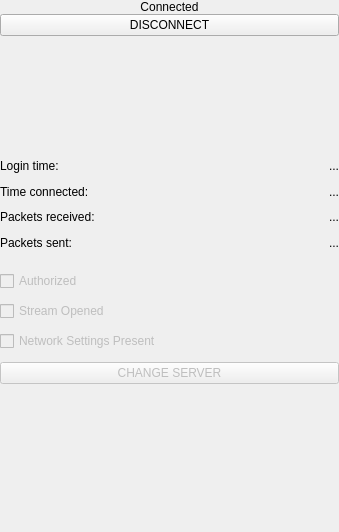
<?xml version="1.0" encoding="UTF-8"?>
<ui version="4.0">
 <class>MainScreen</class>
 <widget class="QWidget" name="MainScreen">
  <property name="geometry">
   <rect>
    <x>0</x>
    <y>0</y>
    <width>339</width>
    <height>532</height>
   </rect>
  </property>
  <property name="minimumSize">
   <size>
    <width>0</width>
    <height>0</height>
   </size>
  </property>
  <property name="windowTitle">
   <string>Form</string>
  </property>
  <layout class="QVBoxLayout" name="verticalLayout">
   <property name="spacing">
    <number>0</number>
   </property>
   <property name="leftMargin">
    <number>0</number>
   </property>
   <property name="topMargin">
    <number>0</number>
   </property>
   <property name="rightMargin">
    <number>0</number>
   </property>
   <property name="bottomMargin">
    <number>0</number>
   </property>
   <item>
    <widget class="QFrame" name="frmConnect">
     <property name="sizePolicy">
      <sizepolicy hsizetype="Preferred" vsizetype="Preferred">
       <horstretch>0</horstretch>
       <verstretch>0</verstretch>
      </sizepolicy>
     </property>
     <property name="minimumSize">
      <size>
       <width>0</width>
       <height>124</height>
      </size>
     </property>
     <property name="maximumSize">
      <size>
       <width>16777215</width>
       <height>16777215</height>
      </size>
     </property>
     <layout class="QVBoxLayout" name="verticalLayout_2">
      <property name="spacing">
       <number>0</number>
      </property>
      <property name="leftMargin">
       <number>0</number>
      </property>
      <property name="topMargin">
       <number>0</number>
      </property>
      <property name="rightMargin">
       <number>0</number>
      </property>
      <property name="bottomMargin">
       <number>0</number>
      </property>
      <item alignment="Qt::AlignHCenter">
       <widget class="QLabel" name="lblActualServer">
        <property name="text">
         <string>Connected</string>
        </property>
        <property name="alignment">
         <set>Qt::AlignCenter</set>
        </property>
       </widget>
      </item>
      <item>
       <widget class="QPushButton" name="btnConnection">
        <property name="text">
         <string>DISCONNECT</string>
        </property>
       </widget>
      </item>
      <item>
       <spacer name="verticalSpacer_2">
        <property name="orientation">
         <enum>Qt::Vertical</enum>
        </property>
        <property name="sizeHint" stdset="0">
         <size>
          <width>20</width>
          <height>40</height>
         </size>
        </property>
       </spacer>
      </item>
     </layout>
    </widget>
   </item>
   <item>
    <widget class="QFrame" name="frmInfo">
     <property name="sizePolicy">
      <sizepolicy hsizetype="Preferred" vsizetype="Preferred">
       <horstretch>0</horstretch>
       <verstretch>0</verstretch>
      </sizepolicy>
     </property>
     <property name="minimumSize">
      <size>
       <width>330</width>
       <height>113</height>
      </size>
     </property>
     <property name="maximumSize">
      <size>
       <width>16777215</width>
       <height>16777215</height>
      </size>
     </property>
     <layout class="QVBoxLayout" name="verticalLayout_3">
      <property name="spacing">
       <number>0</number>
      </property>
      <property name="leftMargin">
       <number>0</number>
      </property>
      <property name="topMargin">
       <number>0</number>
      </property>
      <property name="rightMargin">
       <number>0</number>
      </property>
      <property name="bottomMargin">
       <number>0</number>
      </property>
      <item>
       <widget class="QWidget" name="wgtTopInfoFrame" native="true"/>
      </item>
      <item>
       <widget class="QWidget" name="wgtLiginTime" native="true">
        <layout class="QHBoxLayout" name="horizontalLayout">
         <property name="spacing">
          <number>0</number>
         </property>
         <property name="leftMargin">
          <number>0</number>
         </property>
         <property name="topMargin">
          <number>0</number>
         </property>
         <property name="rightMargin">
          <number>0</number>
         </property>
         <property name="bottomMargin">
          <number>0</number>
         </property>
         <item>
          <widget class="QLabel" name="lblTitleLoginTime">
           <property name="sizePolicy">
            <sizepolicy hsizetype="Fixed" vsizetype="Preferred">
             <horstretch>0</horstretch>
             <verstretch>0</verstretch>
            </sizepolicy>
           </property>
           <property name="text">
            <string>Login time:</string>
           </property>
           <property name="alignment">
            <set>Qt::AlignJustify|Qt::AlignVCenter</set>
           </property>
          </widget>
         </item>
         <item alignment="Qt::AlignRight">
          <widget class="QLabel" name="lblLoginTime">
           <property name="sizePolicy">
            <sizepolicy hsizetype="Fixed" vsizetype="Preferred">
             <horstretch>0</horstretch>
             <verstretch>0</verstretch>
            </sizepolicy>
           </property>
           <property name="text">
            <string>...</string>
           </property>
           <property name="alignment">
            <set>Qt::AlignRight|Qt::AlignTrailing|Qt::AlignVCenter</set>
           </property>
          </widget>
         </item>
        </layout>
       </widget>
      </item>
      <item>
       <widget class="QWidget" name="widget" native="true"/>
      </item>
      <item>
       <widget class="QWidget" name="wgtTimeConnect" native="true">
        <layout class="QHBoxLayout" name="horizontalLayout_2">
         <property name="leftMargin">
          <number>0</number>
         </property>
         <property name="topMargin">
          <number>0</number>
         </property>
         <property name="rightMargin">
          <number>0</number>
         </property>
         <property name="bottomMargin">
          <number>0</number>
         </property>
         <item alignment="Qt::AlignLeft">
          <widget class="QLabel" name="lblTitleTimeConnect">
           <property name="sizePolicy">
            <sizepolicy hsizetype="Fixed" vsizetype="Preferred">
             <horstretch>0</horstretch>
             <verstretch>0</verstretch>
            </sizepolicy>
           </property>
           <property name="text">
            <string>Time connected:</string>
           </property>
           <property name="alignment">
            <set>Qt::AlignJustify|Qt::AlignVCenter</set>
           </property>
          </widget>
         </item>
         <item alignment="Qt::AlignRight">
          <widget class="QLabel" name="lblTimeConnect">
           <property name="sizePolicy">
            <sizepolicy hsizetype="Fixed" vsizetype="Preferred">
             <horstretch>0</horstretch>
             <verstretch>0</verstretch>
            </sizepolicy>
           </property>
           <property name="text">
            <string>...</string>
           </property>
           <property name="alignment">
            <set>Qt::AlignRight|Qt::AlignTrailing|Qt::AlignVCenter</set>
           </property>
          </widget>
         </item>
        </layout>
       </widget>
      </item>
      <item>
       <widget class="QWidget" name="widget_2" native="true"/>
      </item>
      <item>
       <widget class="QWidget" name="wgtPacketsRec" native="true">
        <property name="sizePolicy">
         <sizepolicy hsizetype="Preferred" vsizetype="Preferred">
          <horstretch>0</horstretch>
          <verstretch>0</verstretch>
         </sizepolicy>
        </property>
        <layout class="QHBoxLayout" name="horizontalLayout_3">
         <property name="leftMargin">
          <number>0</number>
         </property>
         <property name="topMargin">
          <number>0</number>
         </property>
         <property name="rightMargin">
          <number>0</number>
         </property>
         <property name="bottomMargin">
          <number>0</number>
         </property>
         <item alignment="Qt::AlignLeft">
          <widget class="QLabel" name="lblTitlePacketsRec">
           <property name="sizePolicy">
            <sizepolicy hsizetype="Fixed" vsizetype="Preferred">
             <horstretch>0</horstretch>
             <verstretch>0</verstretch>
            </sizepolicy>
           </property>
           <property name="text">
            <string>Packets received:</string>
           </property>
           <property name="alignment">
            <set>Qt::AlignJustify|Qt::AlignVCenter</set>
           </property>
          </widget>
         </item>
         <item alignment="Qt::AlignRight">
          <widget class="QLabel" name="lblPacketsRec">
           <property name="sizePolicy">
            <sizepolicy hsizetype="Fixed" vsizetype="Preferred">
             <horstretch>0</horstretch>
             <verstretch>0</verstretch>
            </sizepolicy>
           </property>
           <property name="text">
            <string>...</string>
           </property>
           <property name="alignment">
            <set>Qt::AlignRight|Qt::AlignTrailing|Qt::AlignVCenter</set>
           </property>
          </widget>
         </item>
        </layout>
       </widget>
      </item>
      <item>
       <widget class="QWidget" name="widget_3" native="true"/>
      </item>
      <item>
       <widget class="QWidget" name="wgtPacetsSent" native="true">
        <property name="sizePolicy">
         <sizepolicy hsizetype="Preferred" vsizetype="Preferred">
          <horstretch>0</horstretch>
          <verstretch>0</verstretch>
         </sizepolicy>
        </property>
        <layout class="QHBoxLayout" name="horizontalLayout_4">
         <property name="leftMargin">
          <number>0</number>
         </property>
         <property name="topMargin">
          <number>0</number>
         </property>
         <property name="rightMargin">
          <number>0</number>
         </property>
         <property name="bottomMargin">
          <number>0</number>
         </property>
         <item alignment="Qt::AlignLeft">
          <widget class="QLabel" name="lblTitlePacetsSent">
           <property name="sizePolicy">
            <sizepolicy hsizetype="Fixed" vsizetype="Preferred">
             <horstretch>0</horstretch>
             <verstretch>0</verstretch>
            </sizepolicy>
           </property>
           <property name="text">
            <string>Packets sent:</string>
           </property>
           <property name="alignment">
            <set>Qt::AlignJustify|Qt::AlignVCenter</set>
           </property>
          </widget>
         </item>
         <item alignment="Qt::AlignRight">
          <widget class="QLabel" name="lblPacetsSent">
           <property name="sizePolicy">
            <sizepolicy hsizetype="Fixed" vsizetype="Preferred">
             <horstretch>0</horstretch>
             <verstretch>0</verstretch>
            </sizepolicy>
           </property>
           <property name="text">
            <string>...</string>
           </property>
           <property name="alignment">
            <set>Qt::AlignRight|Qt::AlignTrailing|Qt::AlignVCenter</set>
           </property>
          </widget>
         </item>
        </layout>
       </widget>
      </item>
      <item>
       <widget class="QWidget" name="wgtBottomInfoFrame" native="true"/>
      </item>
     </layout>
    </widget>
   </item>
   <item>
    <widget class="QFrame" name="frmStatus">
     <property name="sizePolicy">
      <sizepolicy hsizetype="Preferred" vsizetype="Preferred">
       <horstretch>0</horstretch>
       <verstretch>0</verstretch>
      </sizepolicy>
     </property>
     <property name="minimumSize">
      <size>
       <width>285</width>
       <height>101</height>
      </size>
     </property>
     <property name="maximumSize">
      <size>
       <width>16777215</width>
       <height>16777215</height>
      </size>
     </property>
     <layout class="QVBoxLayout" name="verticalLayout_4">
      <property name="spacing">
       <number>0</number>
      </property>
      <property name="leftMargin">
       <number>0</number>
      </property>
      <property name="topMargin">
       <number>0</number>
      </property>
      <property name="rightMargin">
       <number>0</number>
      </property>
      <property name="bottomMargin">
       <number>0</number>
      </property>
      <item>
       <widget class="QCheckBox" name="chbAuthorized">
        <property name="enabled">
         <bool>false</bool>
        </property>
        <property name="mouseTracking">
         <bool>false</bool>
        </property>
        <property name="focusPolicy">
         <enum>Qt::NoFocus</enum>
        </property>
        <property name="text">
         <string>Authorized</string>
        </property>
       </widget>
      </item>
      <item>
       <widget class="QCheckBox" name="chbStreamOpened">
        <property name="enabled">
         <bool>false</bool>
        </property>
        <property name="mouseTracking">
         <bool>false</bool>
        </property>
        <property name="focusPolicy">
         <enum>Qt::NoFocus</enum>
        </property>
        <property name="text">
         <string>Stream Opened</string>
        </property>
       </widget>
      </item>
      <item>
       <widget class="QCheckBox" name="chbVirtualNetwork">
        <property name="enabled">
         <bool>false</bool>
        </property>
        <property name="mouseTracking">
         <bool>false</bool>
        </property>
        <property name="focusPolicy">
         <enum>Qt::NoFocus</enum>
        </property>
        <property name="text">
         <string>Network Settings Present</string>
        </property>
       </widget>
      </item>
     </layout>
    </widget>
   </item>
   <item>
    <widget class="QPushButton" name="btnChangeServer">
     <property name="enabled">
      <bool>false</bool>
     </property>
     <property name="sizePolicy">
      <sizepolicy hsizetype="Preferred" vsizetype="Fixed">
       <horstretch>0</horstretch>
       <verstretch>0</verstretch>
      </sizepolicy>
     </property>
     <property name="text">
      <string>CHANGE SERVER</string>
     </property>
    </widget>
   </item>
   <item>
    <spacer name="verticalSpacer">
     <property name="orientation">
      <enum>Qt::Vertical</enum>
     </property>
     <property name="sizeHint" stdset="0">
      <size>
       <width>17</width>
       <height>137</height>
      </size>
     </property>
    </spacer>
   </item>
  </layout>
 </widget>
 <resources/>
 <connections/>
</ui>
